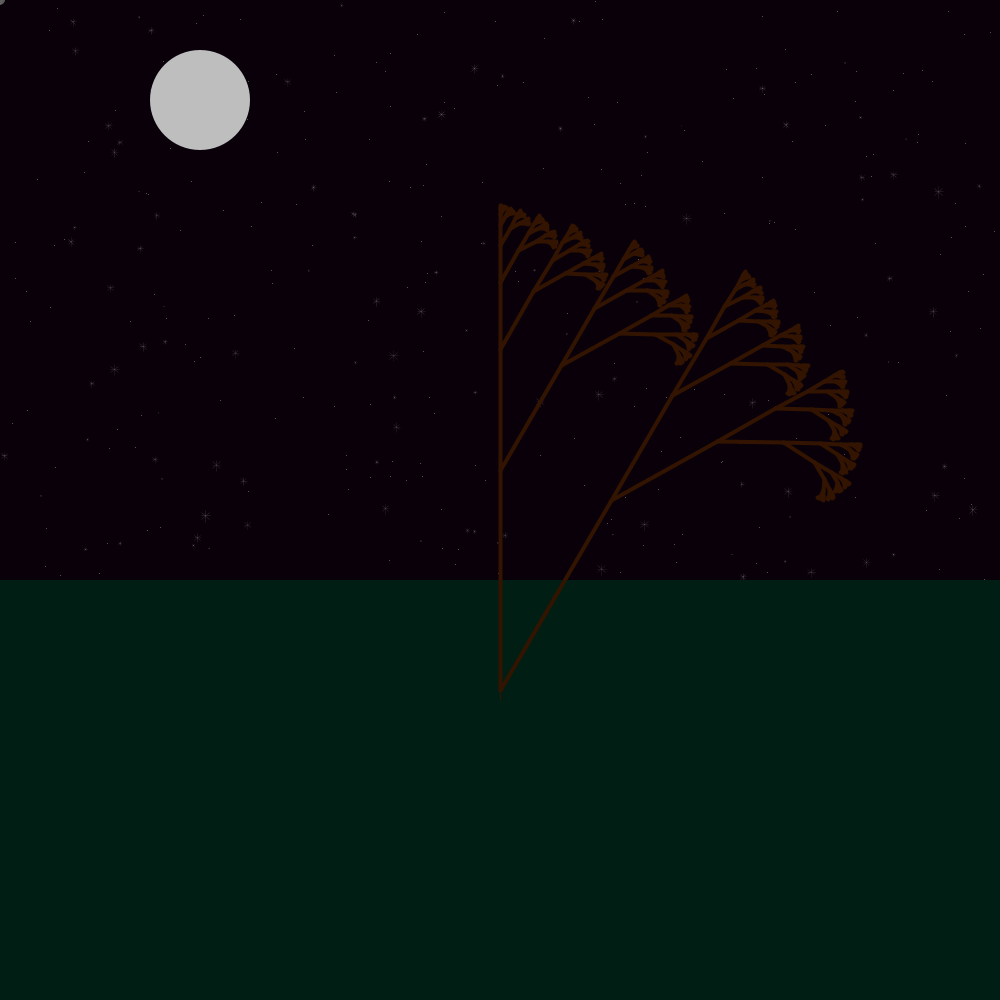
Frame 1 (no input)
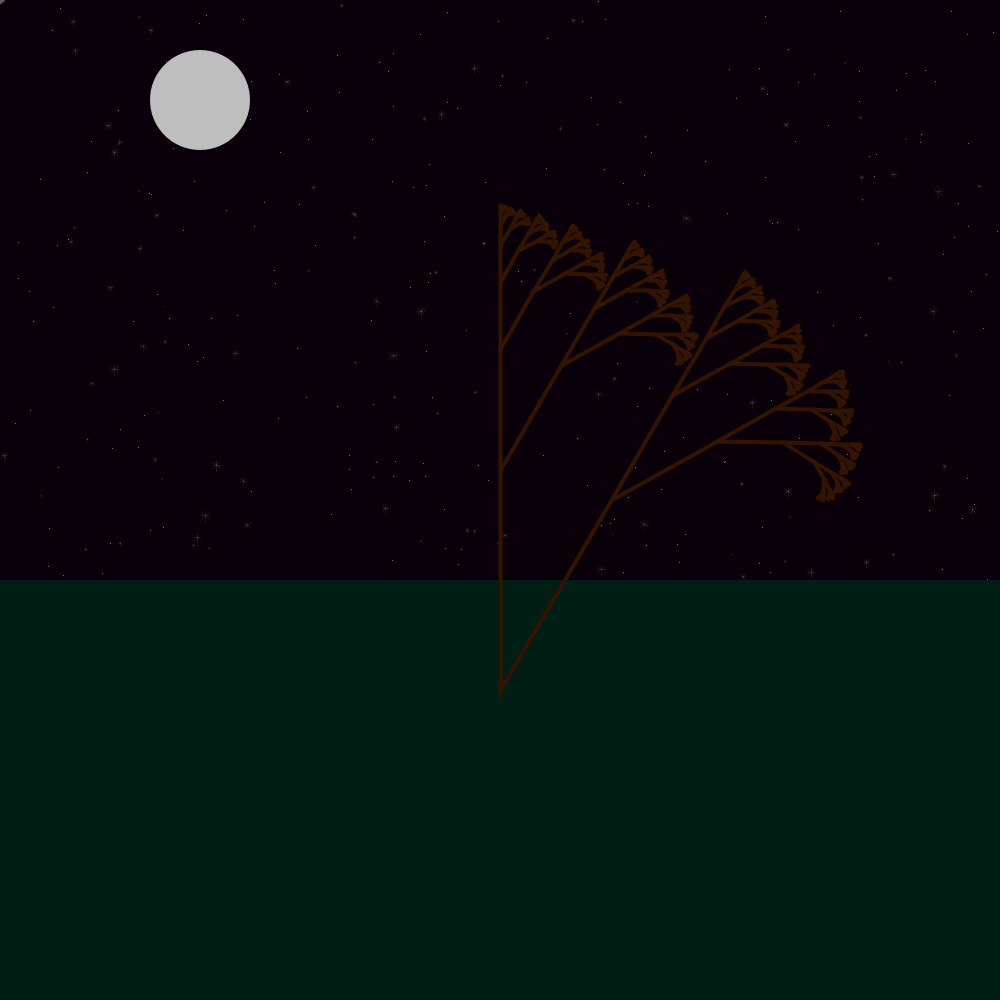
Frame 60 (the mouse pressed at the canvas centre just before this capture)
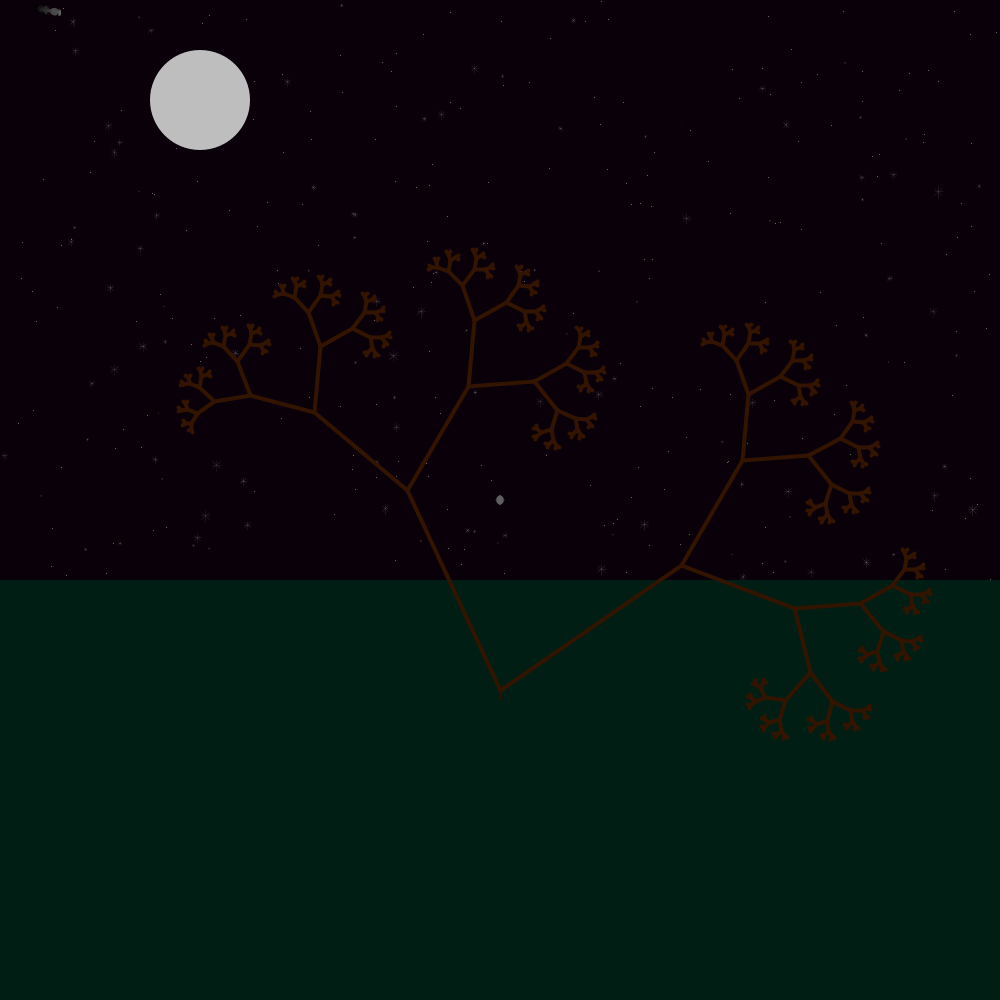
Frame 120 (the mouse held since frame 60 and released just before this capture)

The Processing sketch that drew these frames (run headless with seeded random() and noise(); from frame 60 on, the mouse is pressed at the canvas centre):

// Processing sketch: Starry_Night_Sketch
// ── Starry_Night_Sketch.pde
//http://www.openprocessing.org/sketch/49075
//https://processing.org/examples/tree.html
//http://www.openprocessing.org/sketch/172393
Star wholeStar[] = new Star[200];
float theta;
float x3=0;
int x = 0;
float y = 0;
float [] x1 = new float [50];
float [] y1 = new float [50];
int num = 400;
float[] x2 = new float[num];
float[] y2 = new float[num];

void setup() {
    size(1000, 1000);
    for (int i = 0; i < num; i++) {
    x2[i] = random(width);
    y2[i] = random(height);
    stroke(255);
  }
    for (int i = 0; i<50; i++) {
    x1[i] = 0;
    y1[i] = 0;
    
    }
    for (int i=0;i < wholeStar.length;i++){
         wholeStar[i] = new Star();
         wholeStar[i].x = random(width);
         wholeStar[i].y = random(height);
         wholeStar[i].size = random(0.1);
         wholeStar[i].col = color (0,100,random(200));
    }  
   }

 
void draw() {
    strokeWeight(1);
    background(10,0,10);
    noStroke();
    for (int i=0; i< wholeStar.length;i++) {
         wholeStar[i].update();
     }
    float b = brightness(8) / 255.0;
    float speed = pow(b, 2) + .05;
    for (int i = 0; i < num; i++) {
        x2[i] += speed;
    if (x2[i] > width) {
        x2[i] = 0;
        y2[i] = random(height);
    }
    if (speed>0.5) {
    float d=sin(speed)*4;
        ellipse(x2[i], y2[i], d,d);
    }
    point(x2[i], y2[i]);
    }
       //ground
    fill(0,30,20);
    noStroke();
    rect(0,580,width,800);
    if (mouseY> 580){
    fill(0,50,20);
    rect(0,580,width,800);
    }
      x = x + 1;
      y = y + .2;
      
    for (int i=0; i<49; i++) {
        x1[i] = x1 [i+1];
        y1[i] = y1 [i+1];
    fill(i*2);
    ellipse(x1[i], y1[i],random(10),random(10));
        x1[49] = mouseX;
        y1[49] = mouseY;
     }
        
//moon rotation
    fill(190);
    ellipse(200,100,100,100);
    fill(10,0,10);
    ellipse(x3,100,120,120);
         x3 = x3 + .05;
    if (x3 > 300){
         x3 = 0;
    }
    stroke(50,20,0);
             
// Let's pick an angle 0 to 90 degrees based on the mouse position
    float a = (mouseX / (float) width) * 50f;
// Convert it to radians
        theta = radians(a);
// Start the tree from the bottom of the screen
    translate(width/2,700);
// Draw a line 120 pixels
    line(0,0,0,-10);
// Move to the end of that line
     translate(0,-10);
// Start the recursive branching!
         branch(400);
         theta = radians(a);
// Start the tree fr;
     translate(400,700);
// Draw a line 120 pixels
     line(40,40,0,-10);
// Move to the end of that line
     translate(0,-10);
  // Start the recursive branching!
         branch(100);
//float across sky
    if (mousePressed == true){
        translate(x,50);
        translate(0,y);
        for (int i=0; i<49; i++) {
        x1[i] = x1 [i+1];
        y1[i] = y1 [i+1];
        fill(i*2);
        ellipse(x1[i]+0, y1[i]+10,random(10),random(10));
        x1[49] = x + 1;
        y1[49] = y + 1;
        }
  } 
    else if (mousePressed == false){
        x=0;
        y=0;
  
        }     
    } 

class Star{
       float size;
       float x;  
       float y;
       float col; 
    
      Star() {
    
    }  
  
 void update (){
        pushMatrix();
        translate(x,y);
        scale(size,size);
        stroke(col);
     beginShape(LINES);
        stroke(255,random(100,200));
        vertex(40, 5);
        vertex(40,120);
        stroke(255, random(100,200));
        vertex(0,55);
        vertex(90, 55);
        stroke(255,random(100,200));
        vertex(0, 20);
        vertex(80, 90);
        stroke(255, random(100,200));
        vertex(80,20);
        vertex(0, 90); 
    endShape();
        popMatrix();
   }
}
   void branch(float h) {
    
 // Each branch will be 2/3rds the size of the previous one
      h *= 0.55;
  
// All recursive functions must have an exit condition!!!!
  // Here, ours is when the length of the branch is 2 pixels or less
  if (h > 2) {
  pushMatrix();    // Save the current state of transformation (i.e. where are we now)
      strokeWeight(4);
      rotate(theta-100);   // Rotate by theta
      line(0, 0, 0, -h);  // Draw the branch
      translate(0, -h); // Move to the end of the branch
      branch(h);       // Ok, now call myself to draw two new branches!!
  popMatrix();     // Whenever we get back here, we "pop" in order to restore the previous matrix state
    
    // Repeat the same thing, only branch off to the "left" this time!
  pushMatrix();
    rotate(-theta);
    line(0, 0, 0, -h);
    translate(0, -h);
    branch(h);
  popMatrix();
    }
   }
